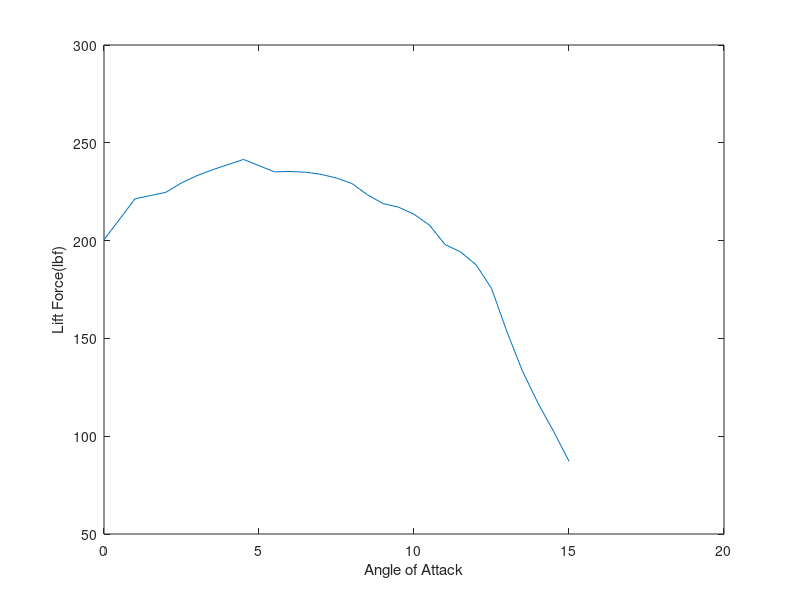

This chart was generated by the following MATLAB code:
clear all
clc
close all

Drag = 21.75;%N
rho = 1.225;
A = 5507.139*0.00064516;
S = 2757.720*0.00064516;
V = 15;

Cd = (Drag/(rho*A*V^2))*2;
liftplot = [0];

alpha = [0 1 1.5 2 2.5 3 3.5 4.5 5.5 6 6.5 7 7.5 8 8.5 9 9.5 10 10.5 11 11.5 12 12.5 13	13.5 14	14.5 15];
ClCd = [81.86426	90.40702	91.08017	91.77912	93.73003	95.24436	96.47625	98.63251	96.03935	96.11894	95.95595	95.52406	94.74441	93.59243	91.24843	89.4259	88.67121	87.19885	84.90436	80.87282	79.32916	76.6534	71.71425	62.62488	54.42271	47.74651	41.89399	35.59985];
Cl = 0;

for i = 1:length(alpha)
Cli = ClCd(i)*Cd;
Cl = [Cl Cli];
Lift = Cli*(S)*((rho*V^2)/2)*.224809;%pounds
liftplot = [liftplot Lift];
end
liftadjust = liftplot(2:end);

Clmax = max(Cl);
Lstall = find(Cl==Clmax);
L = liftadjust(9)/.224809;

Vstall = sqrt(L/(rho*S*Clmax))%m/s
plot(alpha, liftadjust)
xlabel('Angle of Attack')
ylabel('Lift Force(lbf)')